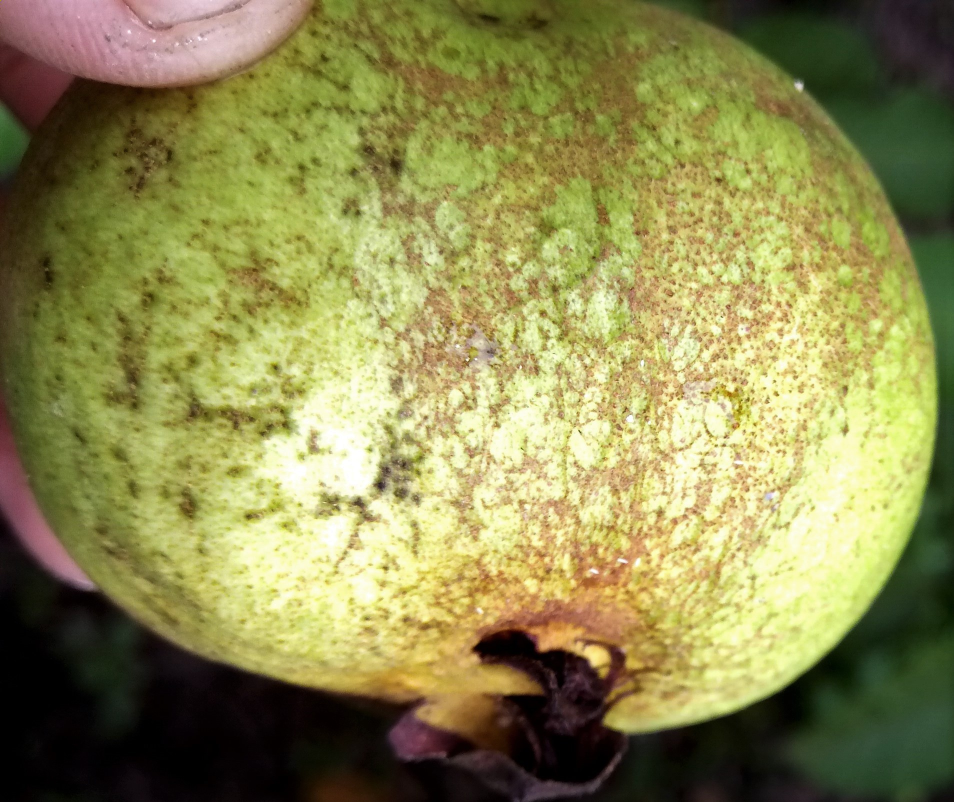
#> input picture Guava Dataset/Scab/Scab(1).jpg, 1907 x 1604 px (shown at 1/2 size)
$ jupyter execute background-removal-cieluv-color-thresholding.ipynb   (shell and % lines are left out)
#> lines starting #> are read from the running program, lines starting #| are printed output that depends on the picture
# Background Removal (CIELUV Color Thresholding)
*By: Ian Chu Te*

Background removal is easy to do because all the seedlings in the photos are greenish in color. What is important is to find a distance metric that is able to find similar colors to a given reference point. In this notebook, a distance metric in the [CIELUV color space](https://en.wikipedia.org/wiki/CIELUV) is demonstrated. Afterwards, a median filter is applied to remove artifacts. Finally, conversion to black and white shows an image that is well-prepared for a machine learning task.

[cell 1]
import numpy as np
import pandas as pd
import matplotlib.pyplot as plt
import cv2
import glob


plt.rcParams['image.cmap'] = 'gray'
plt.rcParams['figure.figsize'] = (16, 9)
plt.style.use('dark_background')

[cell 2]
def cieluv(img, target):
    # adapted from https://www.compuphase.com/cmetric.htm
    img = img.astype('int')
    aR, aG, aB = img[:,:,0], img[:,:,1], img[:,:,2]
    bR, bG, bB = target
    rmean = ((aR + bR) / 2.).astype('int')
    r2 = np.square(aR - bR)
    g2 = np.square(aG - bG)
    b2 = np.square(aB - bB)

    # final sqrt removed for speed; please square your thresholds accordingly
    result = (((512+rmean)*r2)>>8) + 4*g2 + (((767-rmean)*b2)>>8)

    return result

**Background Removal Logic**

    img_filter = ((cieluv(img, (71, 86, 38)) > 1600)
    & (cieluv(img, (65, 79, 19)) > 1600)
    & (cieluv(img, (95, 106, 56)) > 1600)
    & (cieluv(img, (56, 63, 43)) > 500))

The three-element tuples are reference colors in RGB.

1600 and 500 are distance thresholds.

So, for `cieluv(img, (71, 86, 38)) > 1600)` I am saying:

1. Take img and compare it with "leafy green" (71, 86, 38)

2. Afterwards, give me all the pixels with CIELUV distances greater than 1600
(in other words, take all *non-leafy green pixels*)

I am doing the same thing with the rest of the 3 lines but with different colors

 `(cieluv(img, (65, 79, 19)) > 1600)`   -- different shade of leaf green

 `(cieluv(img, (95, 106, 56)) > 1600)`   -- stem color

 `(cieluv(img, (56, 63, 43)) > 500)`   -- dark leaf green

Afterwards, I do a *logical AND (&)* on all of them to get only pixels which are *completely* rubbish
 (that is, pixels which have not passed any of the color tests for leaf/stems)

And then I finally remove the rubbish/background using the following line:

    img[img_filter] = 0

[cell 3]
def process_image(f, plot=True):
#> called with f = 'Guava Dataset/Scab/Scab(1).jpg', plot = True
    img = plt.imread(f)
#> img is the input picture: shape (1604, 1907, 3); mean R, G, B 141.5, 137.9, 81
    img = np.round(img * 255).astype('ubyte')[:,:,:3]
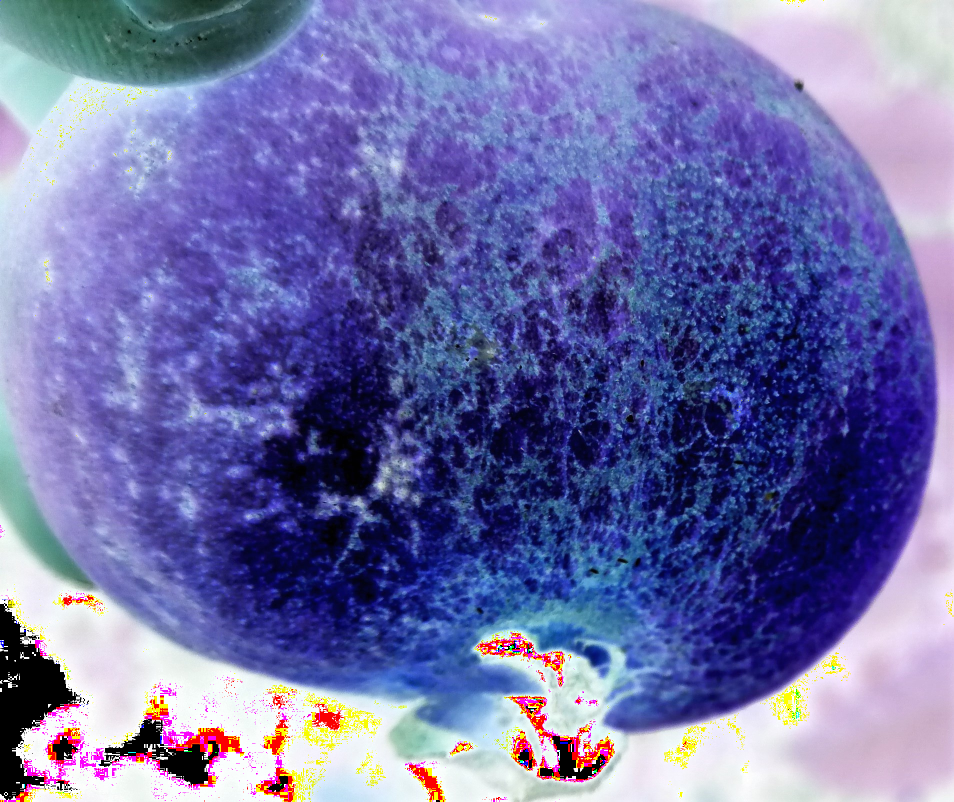
#> img: shape (1604, 1907, 3) (shown at 1/2 size); mean R, G, B 110.7, 111.3, 167.4
    if plot:
        plt.figure(1)
        plt.subplot(141)
        plt.imshow(img)
        plt.title('Raw Image')
    # Thiết lập ngưỡng ban đầu
    threshold1 = 1600
    threshold2 = 1600
    threshold3 = 1600
    threshold4 = 500
    # Vòng lặp để điều chỉnh ngưỡng
    for _ in range(10):  # Lặp 10 lần
        img_filter = (
            (cieluv(img, (300, 300, 80)) > threshold1)
            & (cieluv(img, (300, 300, 80)) > threshold2)
            & (cieluv(img, (300, 300, 80)) > threshold3)
            & (cieluv(img, (300, 300, 80)) > threshold4)
        )

        # Tăng ngưỡng lên 10 đơn vị cho mỗi lần lặp
        threshold1 += 10
        threshold2 += 10
        threshold3 += 10
        threshold4 += 10
#> this loop made 10 passes
#> pass 1, in cieluv, `aR, aG, aB = img[:,:,0], img[:,:,1], img[:,:,2]`:
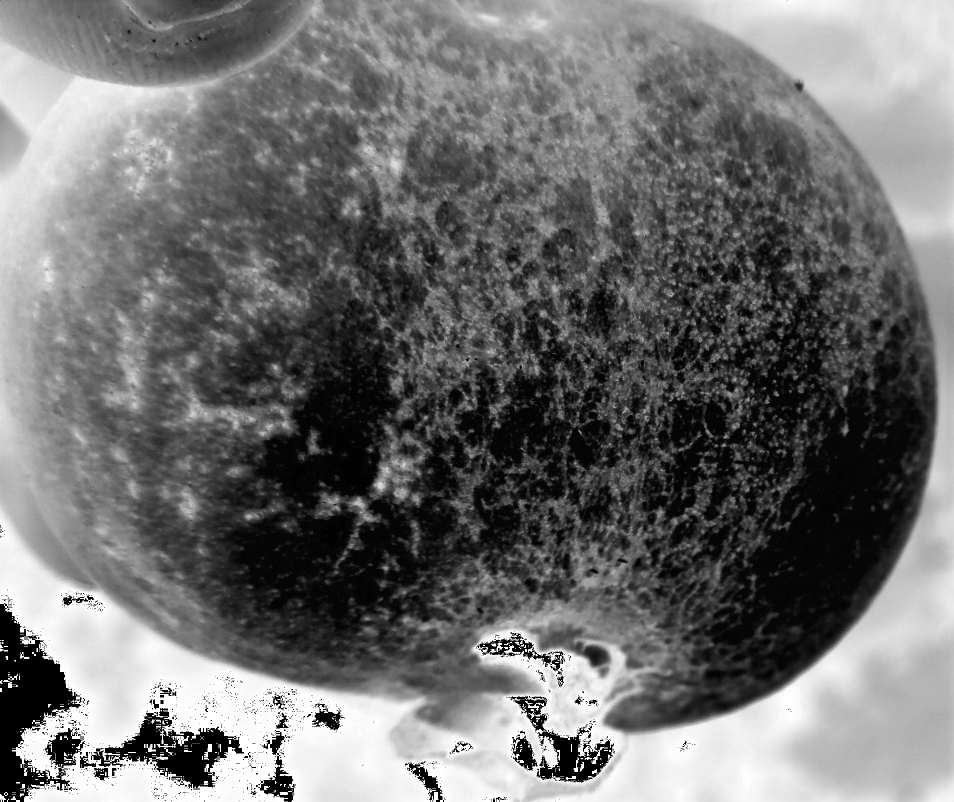
#> aG: shape (1604, 1907) int64 (shown at 1/2 size); min 0, max 255, mean 111.3
#> pass 1, in cieluv, `aR, aG, aB = img[:,:,0], img[:,:,1], img[:,:,2]`:
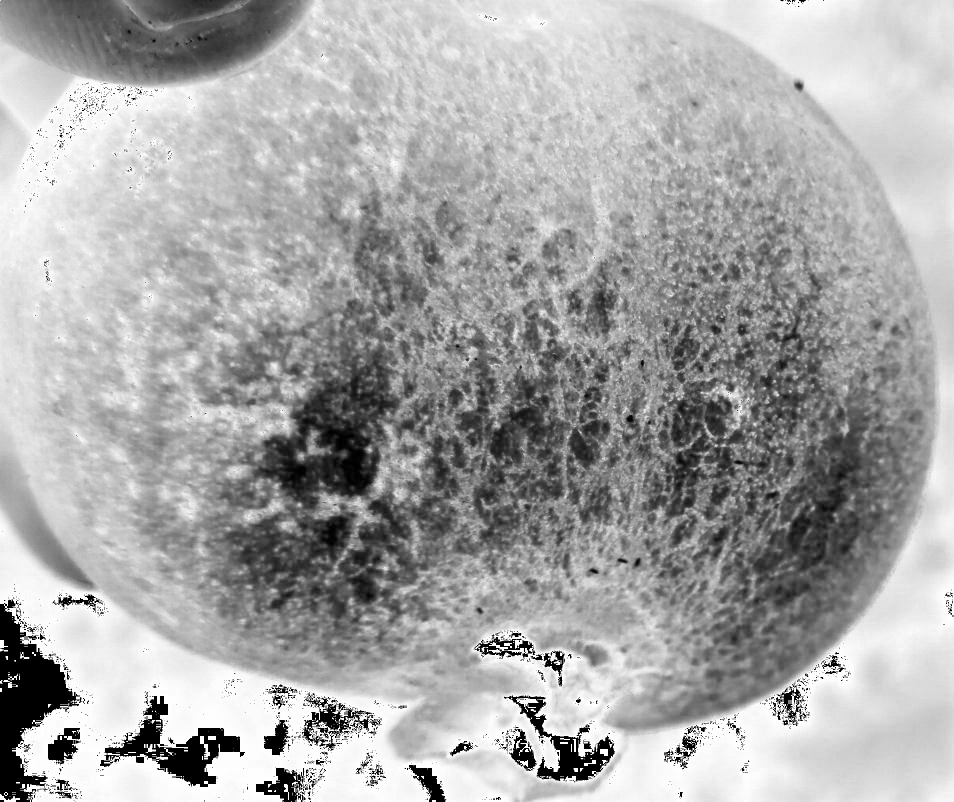
#> aB: shape (1604, 1907) int64 (shown at 1/2 size); min 0, max 255, mean 167.4
#> after the loop, threshold1 = 1700; threshold2 = 1700; threshold3 = 1700; threshold4 = 600
    img[img_filter] = 0
#> img: shape (1604, 1907, 3); every value is 0

    if plot:
        plt.subplot(142)
        plt.imshow(img)
        plt.title('CIELUV Color Thresholding')

    img = cv2.medianBlur(img, 9)

    if plot:
        plt.subplot(143)
        plt.imshow(img)
        plt.title('Median filter')

    img = cv2.cvtColor(img, cv2.COLOR_RGB2GRAY)
#> img: shape (1604, 1907); every value is 0
    img = img.astype('uint8')

    if plot:
        plt.subplot(144)
        plt.imshow(img)
        plt.title('Black and White')
    return img
i = process_image('Guava Dataset/Scab/Scab(1).jpg')

[cell 4]
i = process_image('Guava Dataset/Scab/Scab(1).jpg')
#> the loop in process_image (call 2), `for _ in range(10):` made 10 passes
#> pass 1, in cieluv (call 41), `g2 = np.square(aG - bG)`:
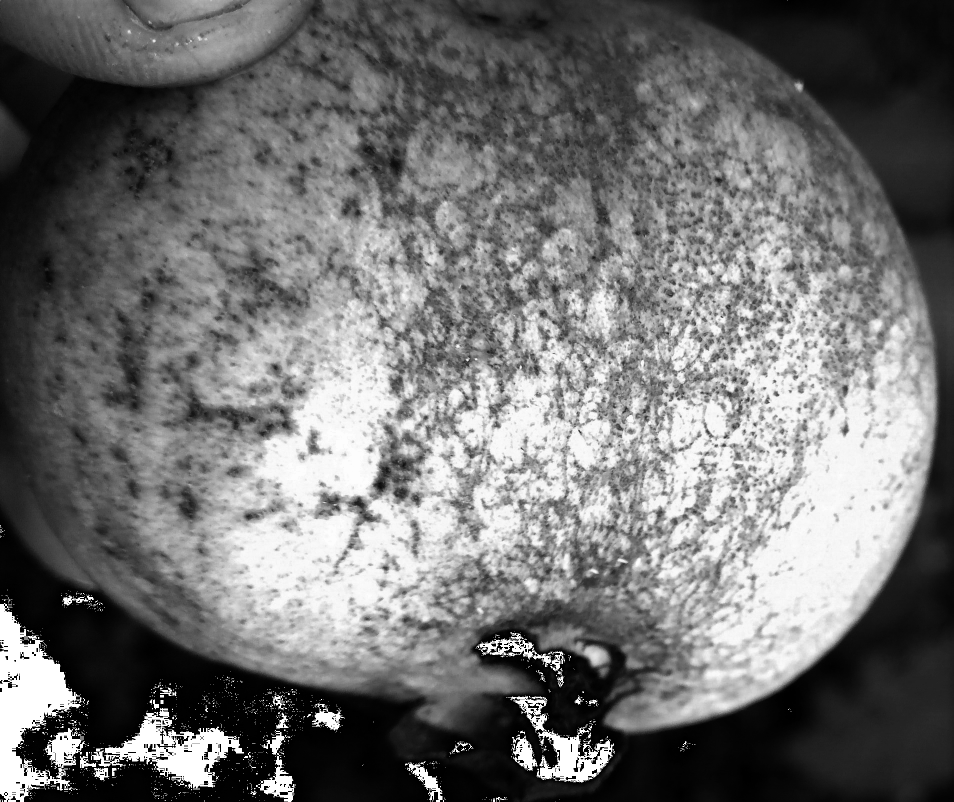
#> g2: shape (1604, 1907) int64 (shown at 1/2 size); min 2025, max 90000, mean 41372.3; drawn with min black and max white
#> pass 1, in cieluv (call 41), `b2 = np.square(aB - bB)`:
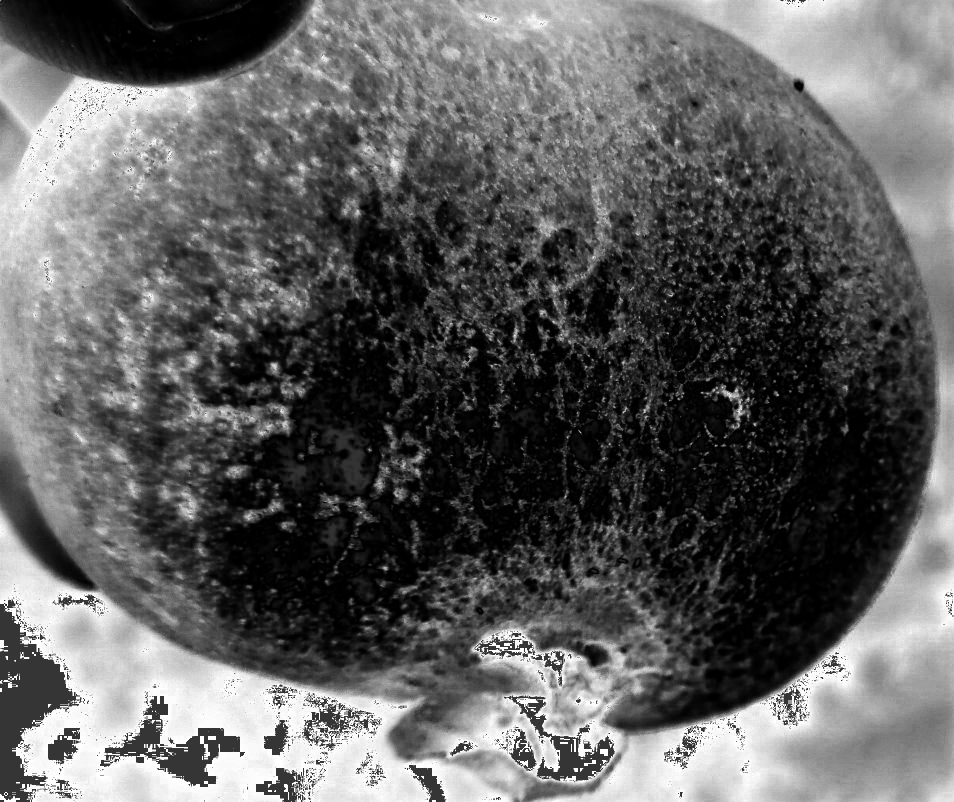
#> b2: shape (1604, 1907) int64 (shown at 1/2 size); min 0, max 30625, mean 11564.6; drawn with min black and max white

$ run again, with Guava Dataset/Scab/Scab(104).jpg copied over Guava Dataset/Scab/Scab(1).jpg
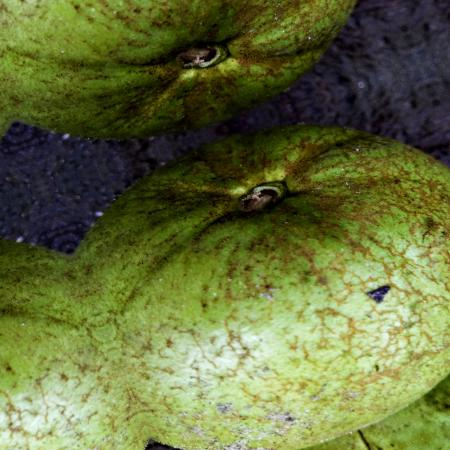
#> input picture Guava Dataset/Scab/Scab(104).jpg, 450 x 450 px
#> in process_image, img is the input picture: shape (450, 450, 3); mean R, G, B 101.2, 110.7, 59.2
#> the loop in process_image, `for _ in range(10):` made 10 passes
#> pass 1, in cieluv, `aR, aG, aB = img[:,:,0], img[:,:,1], img[:,:,2]`:
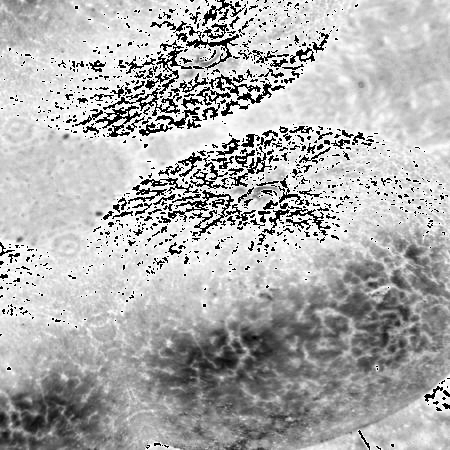
#> aB: shape (450, 450) int64; min 0, max 255, mean 176.2
#> after the loop in process_image, `for _ in range(10):`: threshold1 = 1700; threshold4 = 600
#> the loop in process_image (call 2), `for _ in range(10):` made 10 passes
#> pass 1, in cieluv (call 41), `b2 = np.square(aB - bB)`:
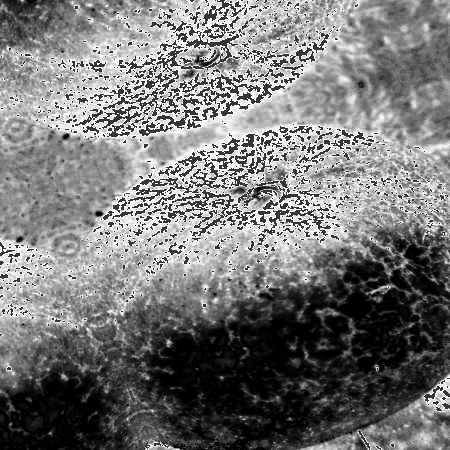
#> b2: shape (450, 450) int64; min 0, max 30625, mean 14520.6; drawn with min black and max white

$ run again, with Guava Dataset/Scab/Scab(26).jpg copied over Guava Dataset/Scab/Scab(1).jpg
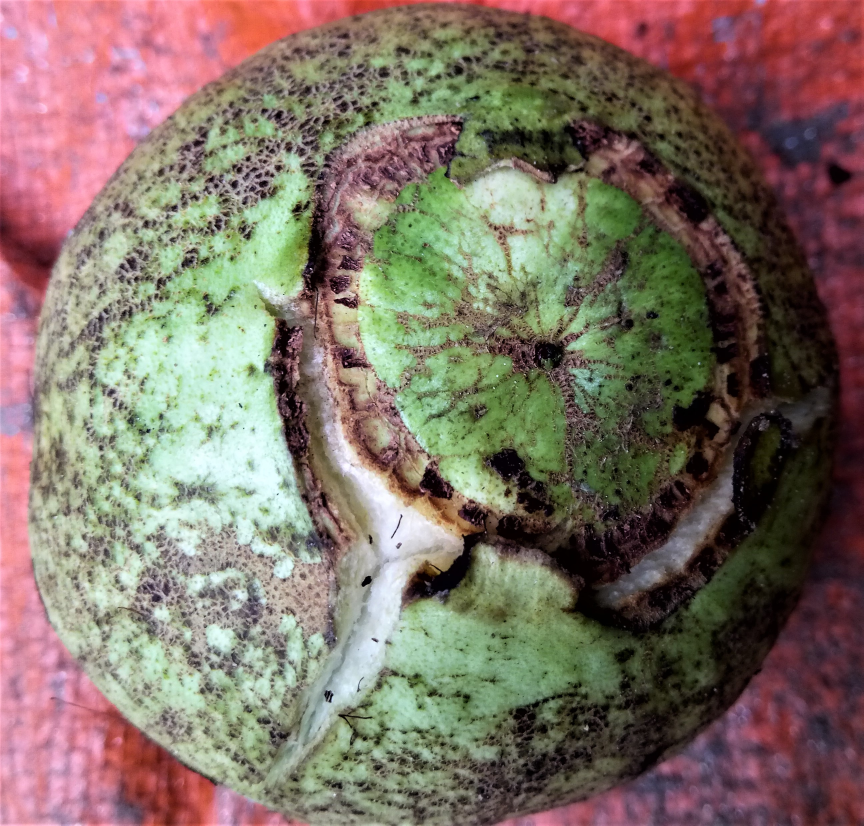
#> input picture Guava Dataset/Scab/Scab(26).jpg, 2590 x 2477 px (shown at 1/3 size)
#> in process_image, img is the input picture: shape (2477, 2590, 3); mean R, G, B 127.7, 113.2, 101.9
#> the loop in process_image, `for _ in range(10):` made 10 passes
#> pass 1, in cieluv, `aR, aG, aB = img[:,:,0], img[:,:,1], img[:,:,2]`:
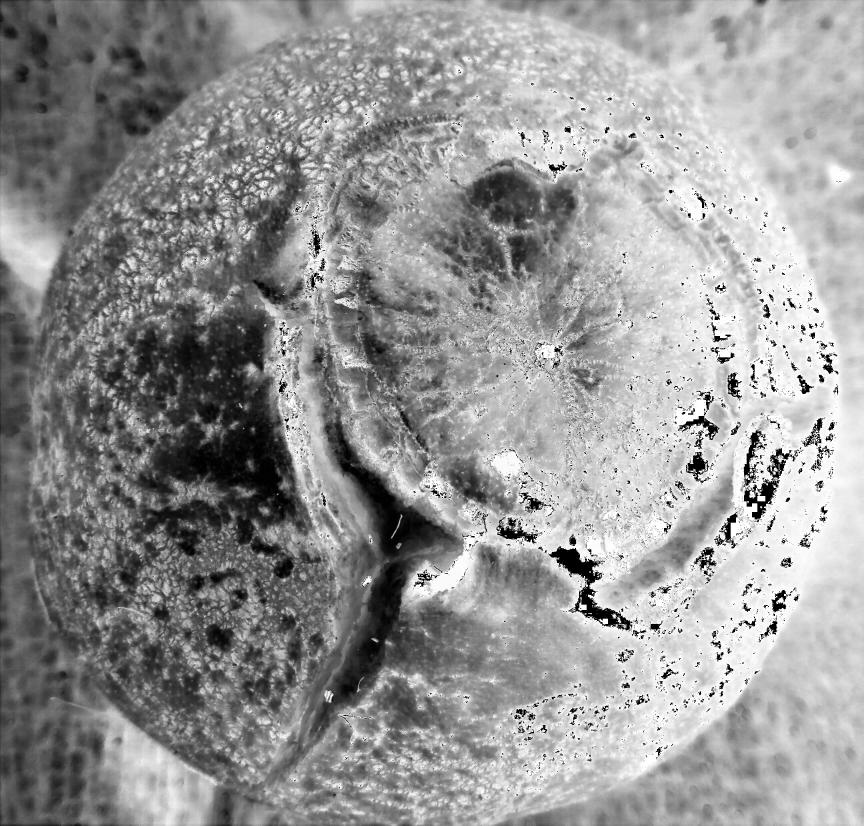
#> aB: shape (2477, 2590) int64 (shown at 1/3 size); min 0, max 255, mean 149.5
#> after the loop in process_image, `for _ in range(10):`: threshold1 = 1700; threshold4 = 600
#> the loop in process_image (call 2), `for _ in range(10):` made 10 passes
#> pass 1, in cieluv (call 41), `b2 = np.square(aB - bB)`:
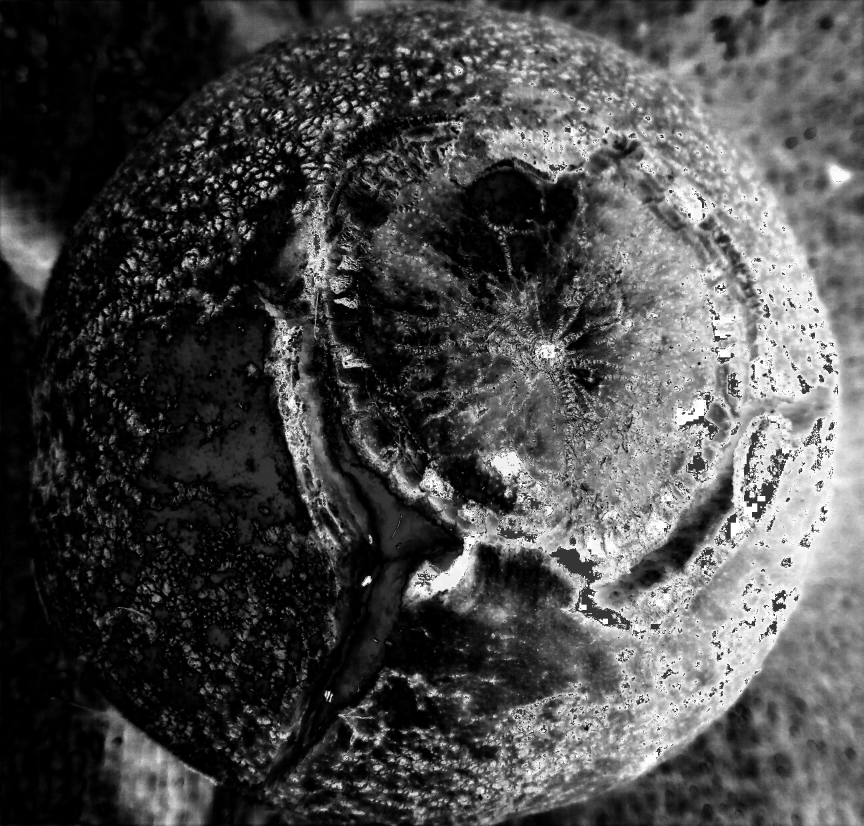
#> b2: shape (2477, 2590) int64 (shown at 1/3 size); min 0, max 30625, mean 9000.7; drawn with min black and max white

$ run again, with Guava Dataset/Scab/Scab(46).jpg copied over Guava Dataset/Scab/Scab(1).jpg
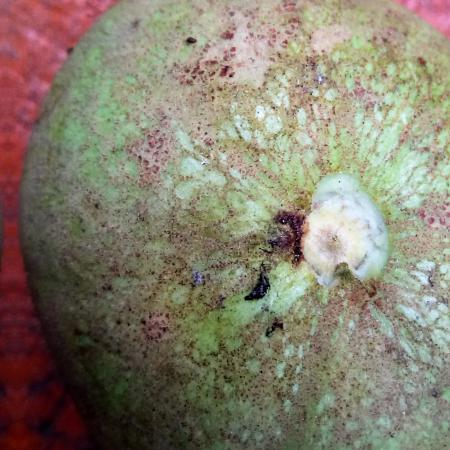
#> input picture Guava Dataset/Scab/Scab(46).jpg, 450 x 450 px
#> in process_image, img is the input picture: shape (450, 450, 3); mean R, G, B 134, 127, 110.6
#> the loop in process_image, `for _ in range(10):` made 10 passes
#> pass 1, in cieluv, `aR, aG, aB = img[:,:,0], img[:,:,1], img[:,:,2]`:
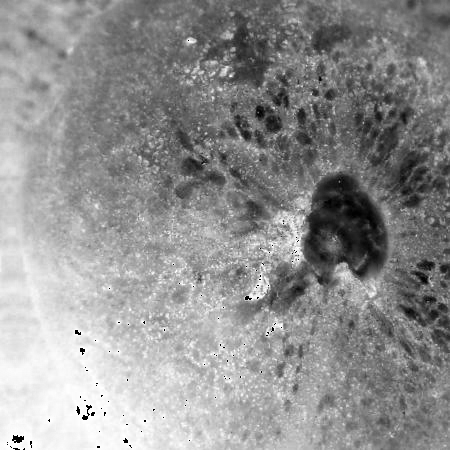
#> aB: shape (450, 450) int64; min 0, max 255, mean 145
#> after the loop in process_image, `for _ in range(10):`: threshold1 = 1700; threshold4 = 600
#> the loop in process_image (call 2), `for _ in range(10):` made 10 passes
#> pass 1, in cieluv (call 41), `b2 = np.square(aB - bB)`:
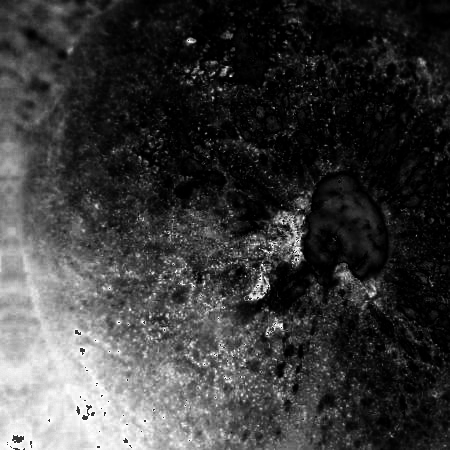
#> b2: shape (450, 450) int64; min 0, max 30625, mean 7159.6; drawn with min black and max white
